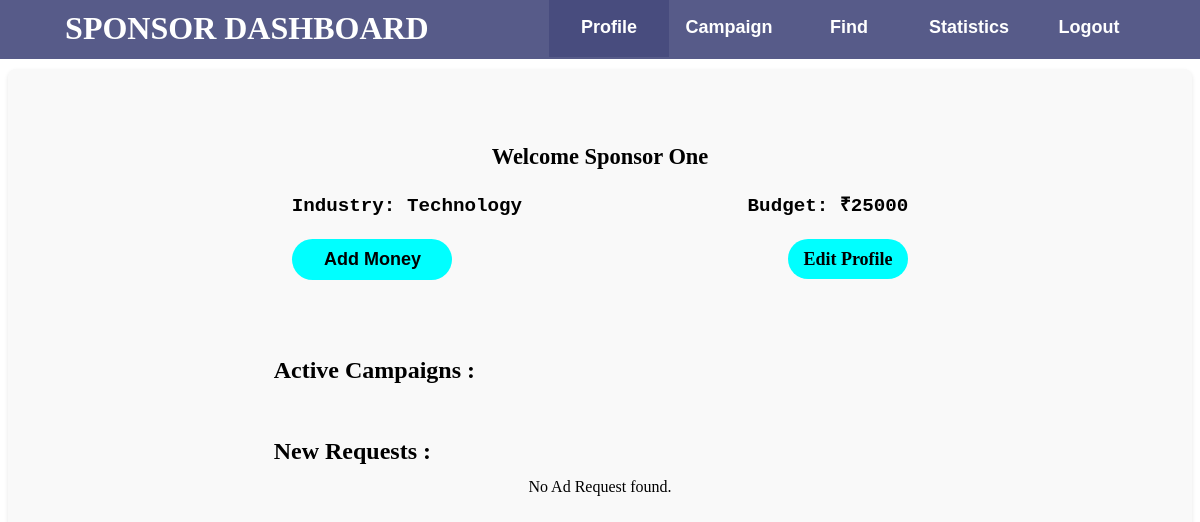
/sponsor_dashboard (signed in), run on the app's committed database.
### models.py (models this page shows)
class Sponsor(db.Model):
    id = db.Column(db.Integer, primary_key=True)
    name = db.Column(db.String(60), nullable=False)
    email = db.Column(db.String(120), unique=True, nullable=False)
    password = db.Column(db.String(120), nullable=False)
    budget = db.Column(db.Integer, nullable=False)
    industry = db.Column(db.String(60), nullable=True)
    age = db.Column(db.Integer, nullable=True)
    campaigns = db.relationship('Campaign', backref='sponsor', lazy=True)
    flagged = db.Column(db.Boolean, nullable=False, default=False)

### routes.py (the view, shortened to what this page needs)
@main_bp.route("/sponsor_dashboard", methods=["GET", "POST"])
def sponsor_dashboard():
    if "spon_id" in session:
        spon = Sponsor.query.get(session["spon_id"])
    else:
        return redirect(url_for("main.login_user"))
    if spon.flagged:
        return render_template("user_flagged.html")
    campaigns = Campaign.query.filter_by(sponsor_id=spon.id,flagged=False).order_by(Campaign.id.desc()).all()
    for campaign in Campaign.query.all():
        campaign.progress = calculate_progress(campaign.start_date, campaign.end_date)
    db.session.commit()
    adrequests = AdRequest.query.filter_by(flagged=False).filter(
        AdRequest.campaign_id.in_([c.id for c in campaigns])
    ).order_by(AdRequest.id.desc()).all()
    influencers = Influencer.query.filter_by(flagged=False).all()
    total_campaigns = len(campaigns)
    public_campaigns = len([c for c in campaigns if c.visibility == 'public'])
    private_campaigns = len([c for c in campaigns if c.visibility == 'private'])
    total_ad_requests = len(adrequests)
    accepted_requests = AdRequest.query.filter(
        AdRequest.campaign_id.in_([c.id for c in campaigns]),AdRequest.status=='Accepted'
    ).count()
    rejected_requests = AdRequest.query.filter(
        AdRequest.campaign_id.in_([c.id for c in campaigns]),AdRequest.status=='Rejected'
    ).count()
    pending_requests = AdRequest.query.filter(
        AdRequest.campaign_id.in_([c.id for c in campaigns]),AdRequest.status=='Pending'
    ).count()
    money_spent = sum(ad.payment_amount if not ad.negotiation else ad.negotiation_amt for ad in  AdRequest.query.filter(
        AdRequest.campaign_id.in_([c.id for c in campaigns]),AdRequest.status=='Accepted'
    ))
    sent_requests = AdRequest.query.filter(AdRequest.campaign_id.in_([c.id for c in campaigns]), AdRequest.for_who == 'influencer').count()
    received_requests = AdRequest.query.filter(AdRequest.campaign_id.in_([c.id for c in campaigns]), AdRequest.for_who == 'sponsor').count()
    def create_pie_chart(labels, sizes, colors):
        if not sizes or sum(sizes) == 0:
            labels = ['No Data']
            sizes = [1]
            colors = ['grey']
        fig, ax = plt.subplots()
        ax.pie(sizes, labels=labels, colors=colors, autopct='%1.1f%%', startangle=140)
        ax.axis('equal')
        buf = BytesIO()
        plt.savefig(buf, format='png')
        buf.seek(0)
        img_data = base64.b64encode(buf.getvalue()).decode('utf8')
        plt.close(fig)
        return img_data
    campaign_visibility_data = {
        'Public': Campaign.query.filter_by(sponsor_id=spon.id, visibility='public').count(),
        'Private': Campaign.query.filter_by(sponsor_id=spon.id, visibility='private').count()
    }
    campaign_visibility_chart = create_pie_chart(
        list(campaign_visibility_data.keys()),
        list(campaign_visibility_data.values()),
        ['#36A2EB', '#FF6384']
    )
    ad_request_status_data = {
        'Pending': AdRequest.query.filter(AdRequest.campaign_id.in_([c.id for c in campaigns]), AdRequest.status == 'Pending').count(),
        'Accepted': AdRequest.query.filter(AdRequest.campaign_id.in_([c.id for c in campaigns]), AdRequest.status == 'Accepted').count(),
        'Rejected': AdRequest.query.filter(AdRequest.campaign_id.in_([c.id for c in campaigns]), AdRequest.status == 'Rejected').count()
    }
    ad_request_status_chart = create_pie_chart(
        list(ad_request_status_data.keys()),
        list(ad_request_status_data.values()),
        ['#FFCE56', '#4BC0C0', '#FF6384']
    )
    categories = db.session.query(Influencer.category).distinct().all()
    adreq_dict = {campaignn.id: AdRequest.query.filter_by(campaign_id=campaignn.id).order_by(AdRequest.id.desc()).first() for campaignn in Campaign.query.filter_by(sponsor_id=spon.id).all()}
    return render_template("sponsor_dashboard.html",
                           user=spon,
                           campaigns=campaigns,
                           adrequests=adrequests,
                           influencers=influencers,
                           categories=[c[0] for c in categories],
                           adreq_dict=adreq_dict,
                           total_campaigns=total_campaigns,
                           public_campaigns=public_campaigns,
                           private_campaigns=private_campaigns,
                           total_ad_requests=total_ad_requests,
                           accepted_requests=accepted_requests,
                           rejected_requests=rejected_requests,
                           pending_requests=pending_requests,
                           money_spent=money_spent,
                           sent_requests=sent_requests,
                           received_requests=received_requests,
                           campaign_visibility_chart=campaign_visibility_chart,
                           ad_request_status_chart=ad_request_status_chart)

### routes.py (called while the page is built)
def calculate_progress(start_date, end_date):
    total_duration = (end_date - start_date).total_seconds() /(60*60)
    elapsed_duration = (datetime.now() - start_date).total_seconds() /(60*60)
    if total_duration == 0:
        return 100
    return round(min(100, max(0, (elapsed_duration / total_duration) * 100)),2)

### templates/sponsor_dashboard.html (shortened to what this page needs)
<!DOCTYPE html>
<html lang="en">
<head>
    <link href="{{ url_for('static', filename='styles.css') }}" rel="stylesheet">
</head>
<body>
    <div class="header" id="heading">
        <h1 id="head">SPONSOR DASHBOARD</h1>
        <div id="inlline">
            <button onclick="showSection('profile')" id="profileButton">Profile</button>
            <button onclick="showSection('campaign')" id="campaignButton">Campaign</button>
            <button onclick="showSection('find')" id="findButton">Find</button>
            <button onclick="showSection('stats')" id="statsButton">Statistics</button>
            <button onclick="logout('{{url_for('main.logout')}}')">Logout</button>
        </div>
    </div>
    <div id="profile" class="section active">
        <div class="welcome">
            <h3>Welcome {{user.name}}</h3>
            <p>Industry: {{user.industry}}</p>
            <p>Budget: ₹{{user.budget}}</p>
            <br><br>
            <button id="addMoneyBtn">Add Money</button>
            <a href="#popup" id="edprofbtn">Edit Profile</a>
        </div>
        <div class="accamp">
            <h3>Active Campaigns : </h3>
    </div>
    <div class="accamp">
        <h3>New Requests :</h3>
        <div>
            {% for adrequest in adrequests if adrequest.status == "Pending" and adrequest.campaign.progress < 100 and
                adrequest.for_who=="sponsor" %} <div class="accamprow">
                <p class="first">{{ adrequest.campaign.name }}</p>
                <p id="sec" class="second">| {{ adrequest.influencer.name }}</p>
                <button id="btn1" onclick="openAdRequestModal('{{ adrequest.id }}')"
                    href="#viewcampaign{{ adrequest.id }}">VIEW</button>
                {% if adrequest.status == "Pending" %}
                <form action="{{ url_for('main.accept_ad_request', ad_request_id=adrequest.id) }}" method="post"
                    style="display:inline;">
                    <button type="submit" id="btn2" href="#viewcampaign{{ adrequest.id }}">ACCEPT</button>
                </form>
                <form action="{{ url_for('main.reject_ad_request', ad_request_id=adrequest.id) }}" method="post"
                    style="display:inline;">
                    <button type="submit" id="btn3">REJECT</button>
                </form>
                {% endif %}
                <div id="viewAdRequestModal-{{ adrequest.id }}" class="modal">
                    <div class="modal-content">
                        <span class="close" onclick="closeAdRequestModal('{{ adrequest.id }}')">&times;</span>
                        <h2>Ad Request Details</h2>
                        <p><strong>Status:</strong>
                            {% if adrequest.status == 'Pending' %}
                            <span style="color: orange;">{{ adrequest.status }}</span>
                            {% elif adrequest.status == 'Accepted' %}
                            <span style="color: green;">{{ adrequest.status }}</span>
                            {% else %}
                            <span style="color: red;">{{ adrequest.status }}</span>
                            {% endif %}
                        </p>
                        <p><strong>Campaign name:</strong> {{ adrequest.campaign.name }}</p>
                        <p><strong>Influencer name:</strong> {{ adrequest.influencer.name }}</p>
                        <p><strong>Message:</strong> {{ adrequest.message }}</p>
                        <p><strong>Requirements:</strong> {{ adrequest.requirements }}</p>
                        <p><strong>Payment Amount:</strong> {{ adrequest.payment_amount }}</p>
                        {% if adrequest.negotiation %}
                        <p><strong>Negotiation Amount:</strong> {{ adrequest.negotiation_amt }}</p>
                        {% endif %}
                        {% if adrequest.status == 'Pending' %}
                        <div class="actions">
                            <form action="{{ url_for('main.accept_ad_request', ad_request_id=adrequest.id) }}"
                                method="post" style="display:inline;">
                                <button type="submit">Accept</button>
                            </form>
                            <form action="{{ url_for('main.reject_ad_request', ad_request_id=adrequest.id) }}"
                                method="post" style="display:inline;">
                                <button style="background-color: red;" type="submit">Reject</button>
                            </form>
                            {% if adrequest.negotiation %}
                            <form action="{{ url_for('main.negotiate_ad_request', ad_request_id=adrequest.id) }}"
                                method="post" style="display:inline;">
                                <input type="text" name="negotiation_amount" placeholder="Negotiation Amount">
                                <button type="submit">Negotiate Again</button>
                            </form>
                            {% endif %}
                        </div>
                        {% endif %}
                    </div>
                </div>
        </div>
        {% else %}
        <p>No Ad Request found.</p>
        {% endfor %}
    </div>
    </div>
    </div>
</body>
</html>

### static/styles.css (style rules this page uses)
#heading { background-color: rgba(72, 76, 126, 0.914); color: white; padding: 0; margin: -10px; }
#head { text-align: left; margin: 1%; }
.header { display: flex; justify-content: space-around; }
.header button { padding: 0; padding-top: 2px; border: none; cursor: pointer; display: inline; height: 100%; width: 120px; font-size: large; background-color: rgba(72, 76, 126, 0); color: white; margin: -2px; font-weight: 700; }
.header button.active { background-color: rgba(72, 76, 126, 1); }
.section { display: none; }
.section.active { display: block; margin-top: 20px; }
.welcome { height: fit-content; text-align: center; font-size: larger; position: relative; padding: 20px; }
.welcome h3 { margin: 35px 0 0; }
.welcome p { display: inline-block; margin: 0 10%; font-family: 'Courier New', Courier, monospace; font-weight: bold; padding-top: 20px; text-align: center; }
.welcome a, #addMoneyBtn { background-color: cyan; color: black; font-size: large; font-weight: bold; padding: 10px 15px; border-radius: 25px; text-decoration: none; border: none; cursor: pointer; margin: 0 15%; }
.welcome a { width: 160px; }
#addMoneyBtn { width: 160px; }
.accamp { width: 60%; margin: 0 auto; text-align: center; }
.accamp h3 { margin-top: 50px; padding: 1%; font-size: x-large; text-align: left; margin-left: 10px; margin-bottom: -10px; }
#edprofbtn { text-decoration: none; }
.section { padding: 20px; background-color: #f9f9f9; border-radius: 8px; box-shadow: 0 2px 4px rgba(0, 0, 0, 0.1); min-height: 100vh; }

### data on the page
Sponsor: name "Sponsor One", industry "Technology", budget "25000"
